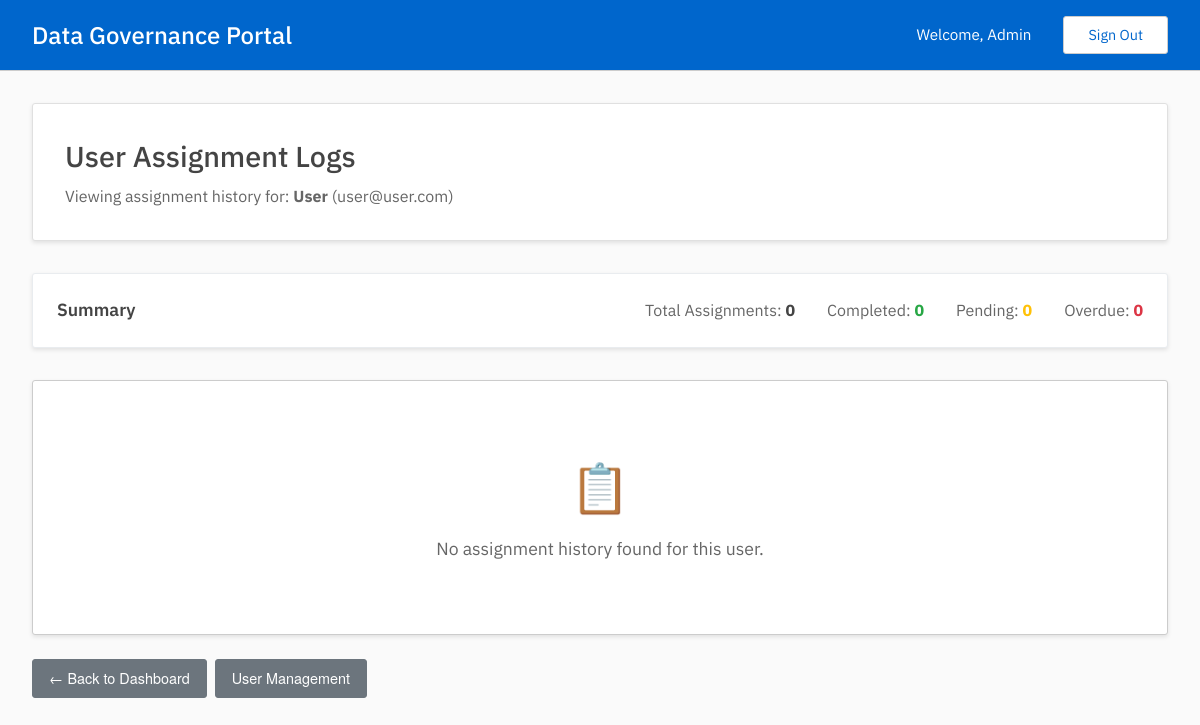
Before: /admin/user/e1ea8f91-9cda-4ded-8552-4da0c3cb58d6/logs (signed in) with the older database file.
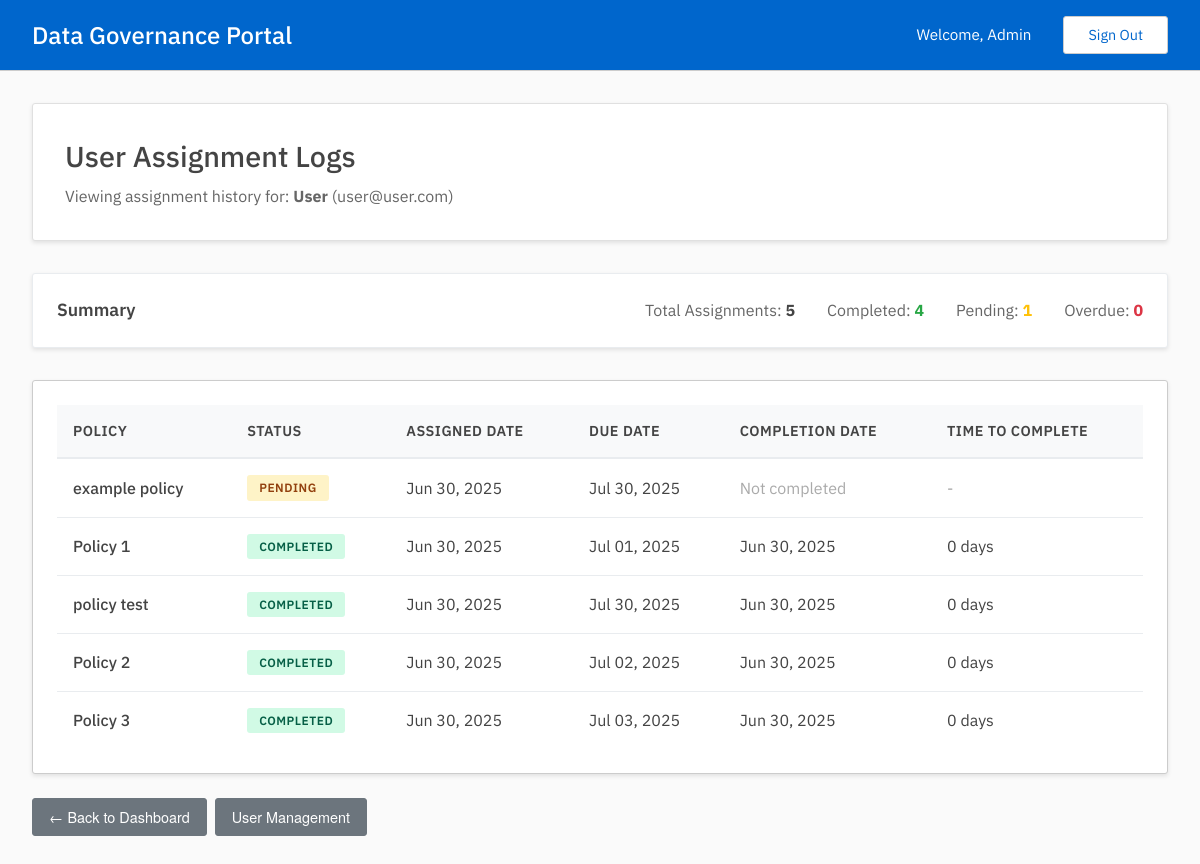
After: the same page with the newer database file.
### tables this page shows
CREATE TABLE users(
        uuid TEXT UNIQUE NOT NULL PRIMARY KEY,
        email TEXT UNIQUE NOT NULL,
        password_hash TEXT NOT NULL,
        name TEXT NOT NULL,
        is_admin INTEGER NOT NULL DEFAULT 0
        );

CREATE TABLE assignments(
        uuid TEXT UNIQUE NOT NULL PRIMARY KEY,
        user TEXT NOT NULL,
        policy TEXT NOT NULL,
        assigned_at INTEGER,
        timeframe_seconds INTEGER,
        completed_at INTEGER,
        FOREIGN KEY (user) REFERENCES users(uuid) ON DELETE CASCADE ON UPDATE CASCADE,
        FOREIGN KEY (policy) REFERENCES policies(uuid) ON DELETE CASCADE ON UPDATE CASCADE
        );

CREATE TABLE policies(
        uuid TEXT UNIQUE NOT NULL PRIMARY KEY,
        name TEXT UNIQUE NOT NULL,
        description TEXT,
        pdf_link TEXT
        );

### admin.py (the view)
@admin.route('/user/<user_uuid>/logs', methods=['GET'])
@admin_required
def view_user_logs(user_uuid):
    user_result = read_get_user(uuid=user_uuid)
    if user_result['status'] != '200':
        flash('User not found.', 'error')
        return redirect(url_for('admin.dashboard'))
    logs_result = get_user_assignment_logs(user_uuid)
    logs = logs_result['data'] if logs_result['status'] == '200' else []
    return render_template('admin/user_logs.html',
                         user_info=user_result['data'],
                         logs=logs)

### app.py (called while the page is built)
@app.template_filter('timestamp_to_date')
def timestamp_to_date(timestamp):
    if timestamp:
        try:
            dt = datetime.fromtimestamp(timestamp)
            return dt.strftime('%b %d, %Y')
        except (ValueError, TypeError):
            return 'Invalid Date'
    return 'N/A'

### auth.py (called while the page is built)
def admin_required(f):
    @wraps(f)
    def wrap(*args, **kwargs):
        if session['user']['is_admin']:
            return f(*args, **kwargs)
        else:
            print("403: User is not an admin.")
            return redirect(url_for('user.dashboard'))
    return wrap

### db.py (called while the page is built, shortened)
def get_conn_curs():
    conn = sqlite3.connect(DATABASE)
    conn.row_factory = sqlite3.Row
    curs = conn.cursor()
    curs.execute("PRAGMA foreign_keys = ON")
    return conn, curs

def commit_close(conn, curs):
    conn.commit()
    curs.close()
    conn.close()

def get_user(uuid=None, email=None):
    conn, curs = get_conn_curs()
    if uuid:
        curs.execute("SELECT * FROM users WHERE uuid = ?", (uuid,))
    elif email:
        curs.execute("SELECT * FROM users WHERE email = ?", (email,))
    user = curs.fetchone()
    commit_close(conn, curs)
    if not user:
        return {
            "status": "404",
            "message": "User not found",
            "data": None
            }
    return {
        "status": "200",
        "message": "User found successfully",
        "data": dict(user)
        }

def get_user_assignment_logs(user_uuid):
    conn, curs = get_conn_curs()
    curs.execute("""
        SELECT a.*, p.name as policy_name,
               CASE
                   WHEN a.completed_at IS NOT NULL THEN 'completed'
                   WHEN (a.assigned_at + a.timeframe_seconds) < ? THEN 'overdue'
                   ELSE 'pending'
               END as status,
               (a.assigned_at + a.timeframe_seconds) as due_date
        FROM assignments a
        JOIN policies p ON a.policy = p.uuid
        WHERE a.user = ?
        ORDER BY a.assigned_at DESC
    """, (generate_timestamp(), user_uuid))
    assignments = curs.fetchall()
    commit_close(conn, curs)
    return {
        "status": "200",
        "message": "User assignment logs found successfully",
        "data": [dict(assignment) for assignment in assignments]
    }

### utils.py (called while the page is built)
def generate_timestamp():
    return int(time.time())

### templates/admin/user_logs.html (shortened to what this page needs)
{% extends "base.html" %}
{% block content %}
<div class="dashboard-header">
    <h2>User Assignment Logs</h2>
    <p>Viewing assignment history for: <strong>{{ user_info['name'] }}</strong> ({{ user_info['email'] }})</p>
</div>
<div class="quick-actions">
    <h3 class="quick-actions-title">Summary</h3>
    <div style="display: flex; gap: 2rem; flex-wrap: wrap;">
        <div>
            <span style="color: #666;">Total Assignments:</span>
            <strong>{{ logs|length }}</strong>
        </div>
        <div>
            <span style="color: #666;">Completed:</span>
            <strong style="color: #28a745;">{{ logs|selectattr('status', 'equalto', 'completed')|list|length }}</strong>
        </div>
        <div>
            <span style="color: #666;">Pending:</span>
            <strong style="color: #ffc107;">{{ logs|selectattr('status', 'equalto', 'pending')|list|length }}</strong>
        </div>
        <div>
            <span style="color: #666;">Overdue:</span>
            <strong style="color: #dc3545;">{{ logs|selectattr('status', 'equalto', 'overdue')|list|length }}</strong>
        </div>
    </div>
</div>
<div class="table-container">
    {% if logs %}
    <table class="data-table">
        <thead>
            <tr>
                <th>Policy</th>
                <th>Status</th>
                <th>Assigned Date</th>
                <th>Due Date</th>
                <th>Completion Date</th>
                <th>Time to Complete</th>
            </tr>
        </thead>
        <tbody>
            {% for log in logs %}
            <tr>
                <td>
                    <div style="font-weight: 500;">{{ log["policy_name"] }}</div>
                </td>
                <td>
                    {% if log["status"] == "completed" %}
                        <span class="status-badge status-completed">Completed</span>
                    {% elif log["status"] == "overdue" %}
                        <span class="status-badge status-overdue">Overdue</span>
                    {% else %}
                        <span class="status-badge status-pending">Pending</span>
                    {% endif %}
                </td>
                <td>{{ log["assigned_at"] | timestamp_to_date }}</td>
                <td>{{ log["due_date"] | timestamp_to_date }}</td>
                <td>
                    {% if log["completed_at"] %}
                        {{ log["completed_at"] | timestamp_to_date }}
                    {% else %}
                        <span style="color: #aaa;">Not completed</span>
                    {% endif %}
                </td>
                <td>
                    {% if log["completed_at"] %}
                        {% set days_to_complete = ((log["completed_at"] - log["assigned_at"]) / 86400) | round | int %}
                        {{ days_to_complete }} day{{ 's' if days_to_complete != 1 else '' }}
                    {% else %}
                        <span style="color: #aaa;">-</span>
                    {% endif %}
                </td>
            </tr>
            {% endfor %}
        </tbody>
    </table>
    {% else %}
    <div class="empty-state">
        <div class="empty-state-icon">📋</div>
        <p class="empty-state-text">No assignment history found for this user.</p>
    </div>
    {% endif %}
</div>
<div class="action-buttons mt-3">
    <a href="{{ url_for('admin.dashboard') }}" class="btn btn-secondary">
        ← Back to Dashboard
    </a>
    <a href="{{ url_for('admin.manage_users') }}" class="btn btn-secondary">
        User Management
    </a>
</div>
{% endblock %}

### templates/base.html (shortened to what this page needs)
<!DOCTYPE html>
<html lang="en">
<head>
    <link rel="stylesheet" href="{{ url_for('static', filename='styles.css') }}">
</head>
<body>
    {% if session.get('user') %}
    <header class="header">
        <div class="header-content">
            <div class="header-left">
                <h1>Data Governance Portal</h1>
            </div>
            <div class="header-right">
                <span class="welcome-text">Welcome, {{ session['user']['name'] }}</span>
                <a href="{{ url_for('login') }}" class="sign-out-btn">Sign Out</a>
            </div>
        </div>
    </header>
    {% endif %}
    <main class="main-content">
        {% block content %}{% endblock %}
    </main>
</body>
</html>

### static/styles.css (style rules this page uses)
* { margin: 0; padding: 0; box-sizing: border-box; }
body { font-family: 'IBM Plex Sans'; color: #444; line-height: 1.42; min-height: 100vh; display: flex; flex-direction: column; background-color: #fafafa; }
.header { background-color: #06c; color: white; padding: 1rem 0; box-shadow: rgba(0,0,0,0.2) 0 2px 8px; border-bottom: 1px solid #ccc; }
.header-content { max-width: 1200px; margin: 0 auto; color: white; padding: 0 2rem; display: flex; justify-content: space-between; align-items: center; }
.header-left { display: flex; align-items: center; gap: 0.5rem; }
.header h1 { font-size: 1.5rem; font-weight: 500; color: white; }
.header-right { display: flex; align-items: center; gap: 2rem; }
.welcome-text { font-size: 0.95rem; color: white; }
.sign-out-btn { background-color: transparent; color: #06c; border: 1px solid #ccc; padding: 0.5rem 1.5rem; border-radius: 3px; text-decoration: none; transition: all 0.3s ease; font-size: 0.9rem; background-color: white; }
.main-content { flex: 1; max-width: 1200px; width: 100%; margin: 0 auto; background-color: #fafafa; padding: 2rem; }
.dashboard-header { background-color: white; padding: 2rem; border-radius: 3px; margin-bottom: 2rem; box-shadow: rgba(0,0,0,0.1) 0 2px 4px; border: 1px solid #e0e0e0; }
.dashboard-header h2 { color: #444; font-size: 1.8rem; margin-bottom: 0.5rem; font-weight: 500; }
.dashboard-header p { color: #666; font-size: 1rem; }
.table-container { background-color: white; border-radius: 3px; padding: 1.5rem; box-shadow: rgba(0,0,0,0.1) 0 2px 4px; border: 1px solid #ccc; overflow-x: auto; }
.data-table { width: 100%; border-collapse: collapse; }
.data-table th { background-color: #f8f9fa; color: #444; font-weight: 600; text-align: left; padding: 1rem; border-bottom: 2px solid #e9ecef; font-size: 0.9rem; text-transform: uppercase; letter-spacing: 0.5px; }
.data-table td { padding: 1rem; border-bottom: 1px solid #e9ecef; color: #444; }
.data-table tr:last-child td { border-bottom: none; }
.btn { padding: 0.5rem 1rem; border-radius: 3px; text-decoration: none; font-size: 0.9rem; cursor: pointer; transition: all 0.3s ease; border: 1px solid transparent; display: inline-block; text-align: center; font-family: 'Helvetica Neue', 'Helvetica', 'Arial', sans-serif; }
.btn-secondary { background-color: #6c757d; color: white; border-color: #6c757d; }
.status-badge { display: inline-block; padding: 0.25rem 0.75rem; border-radius: 3px; font-size: 0.75rem; font-weight: 600; text-transform: uppercase; letter-spacing: 0.5px; }
.status-pending { background: #fef3c7; color: #92400e; }
.status-completed { background: #d1fae5; color: #065f46; }
.action-buttons { display: flex; gap: 0.5rem; align-items: center; }
.quick-actions { background: white; border-radius: 3px; padding: 1.5rem; margin-bottom: 2rem; box-shadow: rgba(0,0,0,0.1) 0 2px 4px; border: 1px solid #e9ecef; display: flex; justify-content: space-between; align-items: center; flex-wrap: wrap; gap: 1rem; }
.quick-actions-title { font-size: 1.1rem; font-weight: 600; color: #444; }
.mt-3 { margin-top: 1.5rem; }

Changed rows visible on the page:
added assignments: policy_name "example policy", shows "PENDING", assigned_at "Jun 30, 2025", due_date "Jul 30, 2025", shows "Not completed"
added assignments: policy_name "Policy 1", shows "COMPLETED", assigned_at "Jun 30, 2025", due_date "Jul 01, 2025", completed_at "Jun 30, 2025", days_to_complete "0", value "s"
added assignments: policy_name "policy test", shows "COMPLETED", assigned_at "Jun 30, 2025", due_date "Jul 30, 2025", completed_at "Jun 30, 2025", days_to_complete "0", value "s"
added assignments: policy_name "Policy 2", shows "COMPLETED", assigned_at "Jun 30, 2025", due_date "Jul 02, 2025", completed_at "Jun 30, 2025", days_to_complete "0", value "s"
added assignments: policy_name "Policy 3", shows "COMPLETED", assigned_at "Jun 30, 2025", due_date "Jul 03, 2025", completed_at "Jun 30, 2025", days_to_complete "0", value "s"
Other visible differences:
{{ logs|length }}: "0" → "5"
{{ logs|selectattr('status', 'equalto', 'completed')|list|length }}: "0" → "4"
{{ logs|selectattr('status', 'equalto', 'pending')|list|length }}: "0" → "1"
text no longer shown: "📋 No assignment history found for this user."
text now shown: "POLICY STATUS ASSIGNED DATE DUE DATE COMPLETION DATE TIME TO COMPLETE"
